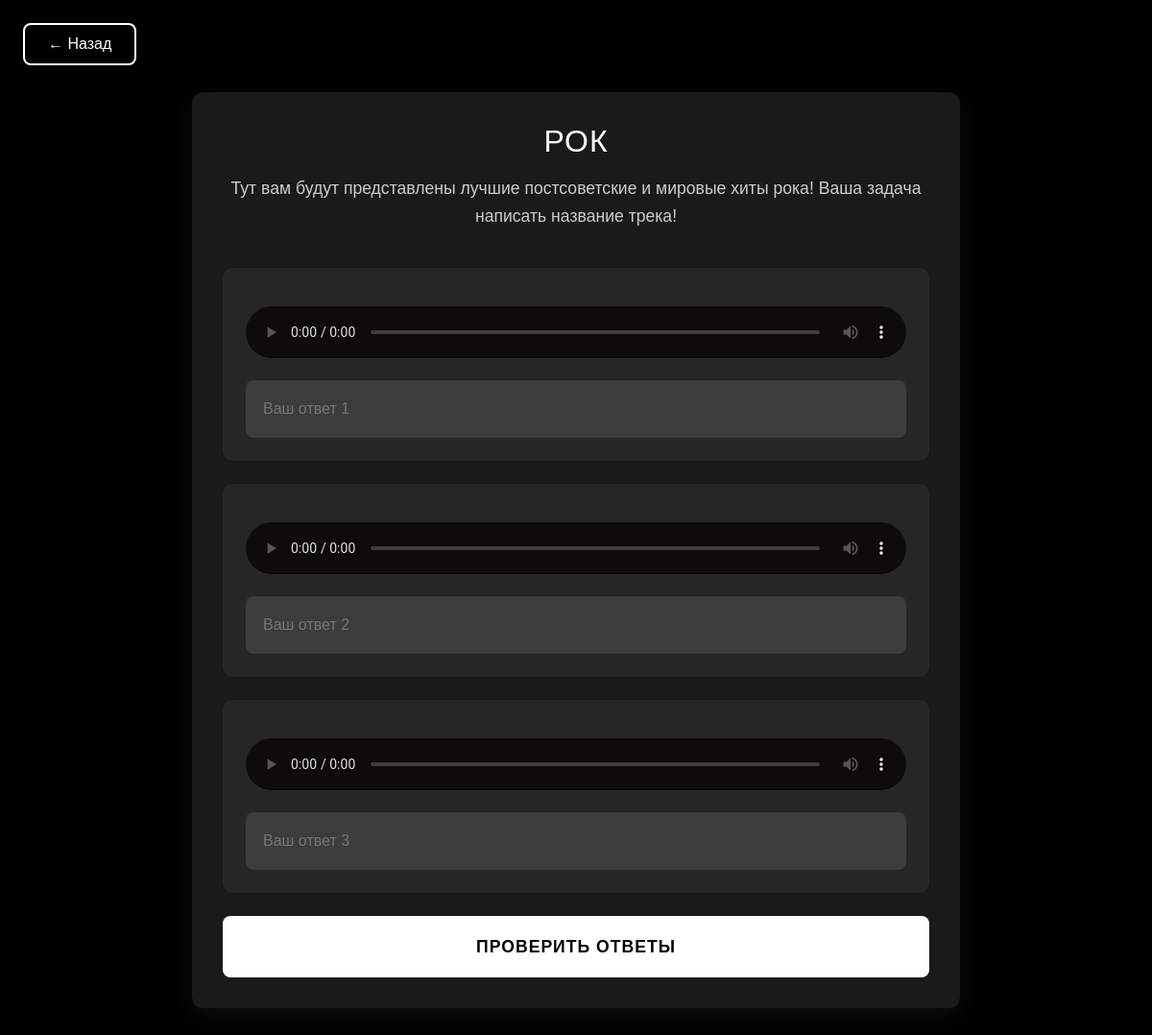
Screenshot of /audio-challenge/3/ (signed in) with the database file from the repository.
### challenges/models.py (models this page shows, shortened)
class AudioChallenge(models.Model):
    title = models.CharField(max_length=255)
    description = models.TextField(blank=True, null=True, verbose_name="Описание")
    challenge = models.ForeignKey(
        'Challenge',
        null=True,
        on_delete=models.CASCADE,
        related_name="audio_challenges",
        verbose_name="Челлендж"
    )
    created_at = models.DateTimeField(auto_now_add=True)

class AudioQuestion(models.Model):
    audio_challenge = models.ForeignKey(AudioChallenge, on_delete=models.CASCADE, related_name='questions')
    audio_file = models.FileField(upload_to='audio_questions/')
    correct_answer = models.CharField(max_length=255)
    order = models.PositiveIntegerField(default=0)  # Для порядка вопросов
    class Meta:
        ordering = ['order']

### challenges/views.py (the view)
# urls.py: path('audio-challenge/<int:audiochallenge_id>/', views.audio_challenge_detail, name='audio_challenge_detail'),
@login_required
def audio_challenge_detail(request, audiochallenge_id):
    challenge = get_object_or_404(AudioChallenge, id=audiochallenge_id)
    questions = challenge.questions.all()
    if request.method == 'POST':
        form = AudioChallengeForm(request.POST, questions=questions)
        correct = 0
        total = questions.count()
        if form.is_valid():
            for question in questions:
                user_answer = form.cleaned_data.get(f'answer_{question.id}', '').strip().lower()
                if user_answer == question.correct_answer.lower():
                    correct += 1
            request.session['audio_success'] = {'correct': correct, 'total': total}
            return redirect('audio_challenge_success', audiochallenge_id=challenge.id)
    else:
        form = AudioChallengeForm(questions=questions)
    return render(request, 'audio_challenge/audio_challenge_detail.html', {
        'challenge': challenge,
        'form': form,
        'questions': questions
    })

### challenges/forms.py
class AudioChallengeForm(forms.Form):
    def __init__(self, *args, **kwargs):
        questions = kwargs.pop('questions', None)
        super().__init__(*args, **kwargs)
        if questions:
            for question in questions:
                self.fields[f'answer_{question.id}'] = forms.CharField(
                    label=f'Ответ на вопрос {question.id}',
                    widget=forms.TextInput(attrs={'placeholder': 'Введите ваш ответ'}),
                    required=True
                )

### challenges/templates/audio_challenge/audio_challenge_detail.html (shortened to what this page needs)
<!DOCTYPE html>
<html lang="ru">
<head>
    <link href="https://cdn.jsdelivr.net/npm/bootstrap@5.3.0/dist/css/bootstrap.min.css" rel="stylesheet">
</head>
<body>
    <nav class="navigation">
        <a href="javascript:history.back()" class="back-btn">← Назад</a>
    </nav>
    <div class="main-content">
        <header class="challenge-header">
            <h1 class="challenge-title">{{ challenge.title }}</h1>
            <p class="challenge-description">{{ challenge.description }}</p>
        </header>
        <form method="post">
            {% for question in questions %}
            <div class="question-card">
                <audio class="audio-player" controls>
                    <source src="{{ question.audio_file.url }}" type="audio/mpeg">
                </audio>
                <div class="answer-field">
                    <input type="text"
                           class="answer-input"
                           id="answer_{{ question.id }}"
                           name="answer_{{ question.id }}"
                           required
                           placeholder="Ваш ответ {{ forloop.counter }}">
                </div>
            </div>
            {% endfor %}
            <button type="submit" class="submit-btn">Проверить ответы</button>
        </form>
    </div>
</body>
</html>

### challenges/templates/audio_challenge/audio_challenge_detail.html (style rules this page uses)
:root { --dark-bg: #000; --card-bg: #1a1a1a; --accent: #fff; --hover-bg: rgba(255,255,255,0.1); }
body { font-family: 'Arial', sans-serif; background: var(--dark-bg); color: var(--accent); min-height: 100vh; }
.navigation { position: relative; padding-top: 2rem; }
.back-btn { position: fixed; left: 1.5rem; top: 1.5rem; border: 2px solid var(--accent); border-radius: 8px; padding: 0.5rem 1.5rem; transition: all 0.3s ease; background: transparent; color: var(--accent); text-decoration: none; z-index: 1000; }
.main-content { max-width: 800px; margin: 4rem auto; padding: 2rem; background: var(--card-bg); border-radius: 12px; box-shadow: 0 8px 24px rgba(255,255,255,0.05); }
.challenge-header { text-align: center; margin-bottom: 2.5rem; }
.challenge-title { font-size: 2rem; margin-bottom: 1rem; text-transform: uppercase; letter-spacing: 1px; }
.challenge-description { color: #ccc; font-size: 1.1rem; line-height: 1.6; }
.question-card { background: rgba(255,255,255,0.05); border-radius: 10px; padding: 1.5rem; margin-bottom: 1.5rem; transition: transform 0.3s ease; }
.audio-player { width: 100%; margin: 1rem 0; filter: invert(1); }
.answer-input { width: 100%; padding: 1rem; background: rgba(255,255,255,0.1); border: 2px solid transparent; border-radius: 8px; color: var(--accent); font-size: 1rem; transition: all 0.3s ease; }
.submit-btn { width: 100%; padding: 1.2rem; background: var(--accent); color: var(--dark-bg); border: none; border-radius: 8px; font-size: 1.1rem; font-weight: 700; text-transform: uppercase; letter-spacing: 1px; cursor: pointer; transition: all 0.3s ease; }

### rows the page displays
AudioChallenge: title "РОК", description "Тут вам будут представлены лучшие постсоветские и мировые хиты рока! Ваша задача написать название трека!"
